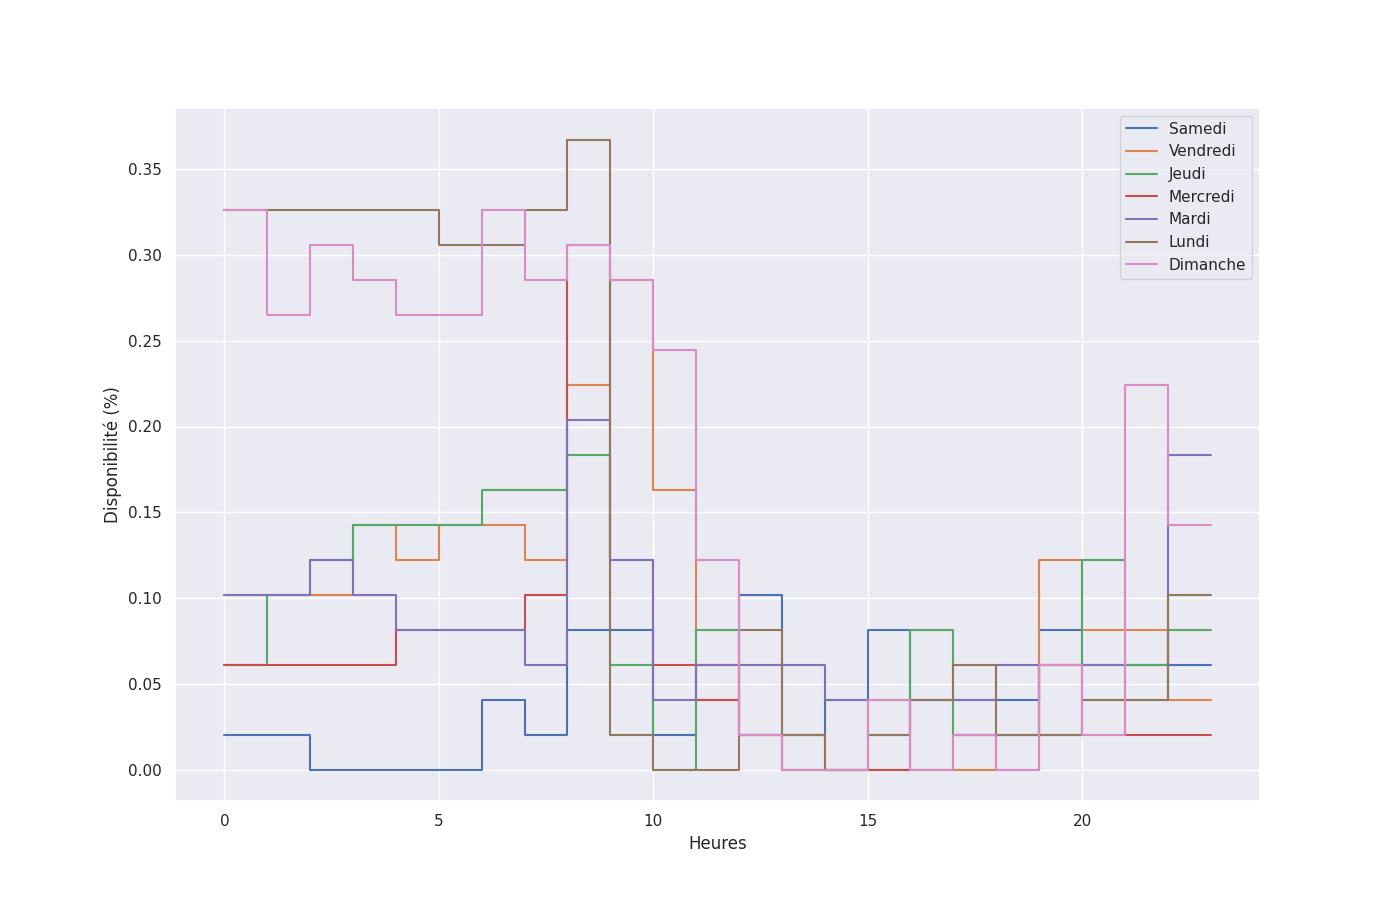

Here is the Python script that generated this plot:
import findspark
from pyspark.sql import SparkSession, SQLContext
from pyspark import SparkContext
import os
import numpy
import pandas as pd
import sqlite3
from pyspark.sql import functions
import matplotlib.pyplot as plt
import seaborn as sn
from datetime import date, timedelta

now = date.today()

data = pd.read_csv('tmp.csv')
data = data.drop(['minute'], axis=1)

data['availability'] = (data['bikes'] + data['Ebikes']) / data['slots']

sn.set()


station_code = 10107
plt.figure(figsize=(14,9))
days=['Lundi', 'Mardi', 'Mercredi', 'Jeudi', 'Vendredi', 'Samedi', 'Dimanche']
for k in range(2, 9):
  currentDate = now - timedelta(days=k)
  value = str(currentDate)
  print('plotting date ', value)
  day=int(value.split('-')[2])
  print('selected day ', day)
  data_sub_station = data.loc[(data['code'] == station_code) & (data['day'] == day), ['hour', 'availability']]
  data_sub_station = data_sub_station.sort_values('hour')
  hours = numpy.asarray([[x, x+1] for x in range(23)]).flatten()
  avail = numpy.asarray([[data_sub_station.values[i, 1], data_sub_station.values[i, 1]] for i in range(23)]).flatten()

  plt.plot(hours, avail, label=days[currentDate.weekday()])
  plt.xlabel("Heures")
  plt.ylabel("Disponibilité (%)")
  plt.legend()
  plt.savefig('export.png')
  
print('process done')
